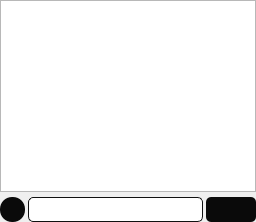
                       <widget class="QFrame" name="console_layout_2">
                        <layout class="QVBoxLayout" name="console_layout">
                         <property name="spacing">
                          <number>5</number>
                         </property>
                         <property name="leftMargin">
                          <number>0</number>
                         </property>
                         <property name="topMargin">
                          <number>0</number>
                         </property>
                         <property name="rightMargin">
                          <number>0</number>
                         </property>
                         <property name="bottomMargin">
                          <number>0</number>
                         </property>
                         <item>
                          <widget class="QTextBrowser" name="textBrowser">
                           <property name="styleSheet">
                            <string notr="true">QTextBrowser{
    selection-background-color:  #FFDAB9;
    selection-color: black;
	color: white;
	font-size: 12px;
}
QTextBrowser QScrollBar:vertical {
    border: 0px;  /* Граница области скролла */
    background: rgba(0,0,0,0);        /* Фон скроллбара */
    width: 12px;                /* Ширина вертикального скроллбара */
    margin: 3px 0 3px 0;      /* Отступы сверху и снизу (чтобы кнопки не обрезались) */
}

QTextBrowser QScrollBar::handle:vertical {
	border-radius: 3px;
    background: #111111;        /* Цвет ползунка */
    min-height: 5px;           /* Минимальная высота ползунка */
}
QTextBrowser QScrollBar::handle:vertical:hover {
	border-radius: 3px;
    background: #FFDAB9;        /* Цвет ползунка */
    min-height: 5px;           /* Минимальная высота ползунка */
}

QTextBrowser QScrollBar::add-line:vertical {
    height: 0px;               /* Высота кнопки */
}

QTextBrowser QScrollBar::sub-line:vertical {
    height: 0px;               /* Высота кнопки */
}

QTextBrowser QScrollBar::up-arrow:vertical, QScrollBar::down-arrow:vertical {
    border: none;               /* Убираем границу стрелок */
    width: 0px;
    height: 0px;
}

QTextBrowser QScrollBar::add-page:vertical, QScrollBar::sub-page:vertical {
    background: none;           /* Цвет фона за ползунком */
}</string>
                           </property>
                           <property name="horizontalScrollBarPolicy">
                            <enum>Qt::ScrollBarAlwaysOff</enum>
                           </property>
                           <property name="lineWrapMode">
                            <enum>QTextEdit::WidgetWidth</enum>
                           </property>
                           <property name="html">
                            <string>&lt;!DOCTYPE HTML PUBLIC &quot;-//W3C//DTD HTML 4.0//EN&quot; &quot;http://www.w3.org/TR/REC-html40/strict.dtd&quot;&gt;
&lt;html&gt;&lt;head&gt;&lt;meta name=&quot;qrichtext&quot; content=&quot;1&quot; /&gt;&lt;style type=&quot;text/css&quot;&gt;
p, li { white-space: pre-wrap; }
&lt;/style&gt;&lt;/head&gt;&lt;body style=&quot; font-family:'JetBrains Mono,Helvetica'; font-size:12px; font-weight:400; font-style:normal;&quot;&gt;
&lt;p style=&quot;-qt-paragraph-type:empty; margin-top:0px; margin-bottom:0px; margin-left:0px; margin-right:0px; -qt-block-indent:0; text-indent:0px;&quot;&gt;&lt;br /&gt;&lt;/p&gt;&lt;/body&gt;&lt;/html&gt;</string>
                           </property>
                          </widget>
                         </item>
                         <item>
                          <widget class="QFrame" name="executeLine">
                           <property name="minimumSize">
                            <size>
                             <width>0</width>
                             <height>25</height>
                            </size>
                           </property>
                           <layout class="QHBoxLayout" name="horizontalLayout_7">
                            <property name="spacing">
                             <number>3</number>
                            </property>
                            <property name="leftMargin">
                             <number>0</number>
                            </property>
                            <property name="topMargin">
                             <number>0</number>
                            </property>
                            <property name="rightMargin">
                             <number>0</number>
                            </property>
                            <property name="bottomMargin">
                             <number>0</number>
                            </property>
                            <item>
                             <widget class="QPushButton" name="com_help_btn">
                              <property name="sizePolicy">
                               <sizepolicy hsizetype="Preferred" vsizetype="Preferred">
                                <horstretch>0</horstretch>
                                <verstretch>0</verstretch>
                               </sizepolicy>
                              </property>
                              <property name="minimumSize">
                               <size>
                                <width>25</width>
                                <height>25</height>
                               </size>
                              </property>
                              <property name="maximumSize">
                               <size>
                                <width>25</width>
                                <height>25</height>
                               </size>
                              </property>
                              <property name="cursor">
                               <cursorShape>WhatsThisCursor</cursorShape>
                              </property>
                              <property name="styleSheet">
                               <string notr="true">QPushButton{
	border: 3px solid lime;
	border-radius: 12px;
	background-color: rgb(10, 10, 10);

	color: white;
	font-size: 16px;
	border: none;
}
QPushButton:hover{
	color: black;
	background-color: #FFDAB9;
}</string>
                              </property>
                              <property name="text">
                               <string/>
                              </property>
                              <property name="icon">
                               <iconset resource="resources.qrc">
                                <normaloff>:/MainIcons/icons/command_helpW.png</normaloff>:/MainIcons/icons/command_helpW.png</iconset>
                              </property>
                              <property name="iconSize">
                               <size>
                                <width>18</width>
                                <height>18</height>
                               </size>
                              </property>
                             </widget>
                            </item>
                            <item>
                             <widget class="QLineEdit" name="LineSenDCommand">
                              <property name="sizePolicy">
                               <sizepolicy hsizetype="Preferred" vsizetype="Preferred">
                                <horstretch>0</horstretch>
                                <verstretch>0</verstretch>
                               </sizepolicy>
                              </property>
                              <property name="minimumSize">
                               <size>
                                <width>0</width>
                                <height>25</height>
                               </size>
                              </property>
                              <property name="maximumSize">
                               <size>
                                <width>16777215</width>
                                <height>25</height>
                               </size>
                              </property>
                              <property name="font">
                               <font>
                                <family>JetBrains Mono,Helvetica</family>
                                <pointsize>-1</pointsize>
                               </font>
                              </property>
                              <property name="styleSheet">
                               <string notr="true">
QLineEdit {
	padding-left: 5px;
	border-radius: 5px;
	border: 1px solid #111111;
    qproperty-placeholderText: &quot;Command prompt&quot;;
	color: white;
	font-size: 14px;
    selection-background-color:  #FFDAB9;
    selection-color: black;
}
QLineEdit:focus {
    border: 1px solid #FFDAB9;
}</string>
                              </property>
                              <property name="maxLength">
                               <number>300</number>
                              </property>
                             </widget>
                            </item>
                            <item>
                             <widget class="QPushButton" name="send_btn">
                              <property name="sizePolicy">
                               <sizepolicy hsizetype="Preferred" vsizetype="Preferred">
                                <horstretch>0</horstretch>
                                <verstretch>0</verstretch>
                               </sizepolicy>
                              </property>
                              <property name="minimumSize">
                               <size>
                                <width>50</width>
                                <height>25</height>
                               </size>
                              </property>
                              <property name="maximumSize">
                               <size>
                                <width>50</width>
                                <height>25</height>
                               </size>
                              </property>
                              <property name="cursor">
                               <cursorShape>PointingHandCursor</cursorShape>
                              </property>
                              <property name="styleSheet">
                               <string notr="true">QPushButton{
	border: 3px solid lime;
	border-radius: 5px;
	background-color: rgb(10, 10, 10);

	color: white;
	font-size: 16px;
	border: none;
}
QPushButton:hover{
	color: black;
	background-color: #FFDAB9;
}</string>
                              </property>
                              <property name="text">
                               <string/>
                              </property>
                              <property name="icon">
                               <iconset resource="resources.qrc">
                                <normaloff>:/MainIcons/icons/sendW.png</normaloff>:/MainIcons/icons/sendW.png</iconset>
                              </property>
                              <property name="iconSize">
                               <size>
                                <width>20</width>
                                <height>20</height>
                               </size>
                              </property>
                             </widget>
                            </item>
                           </layout>
                          </widget>
                         </item>
                        </layout>
                       </widget>
